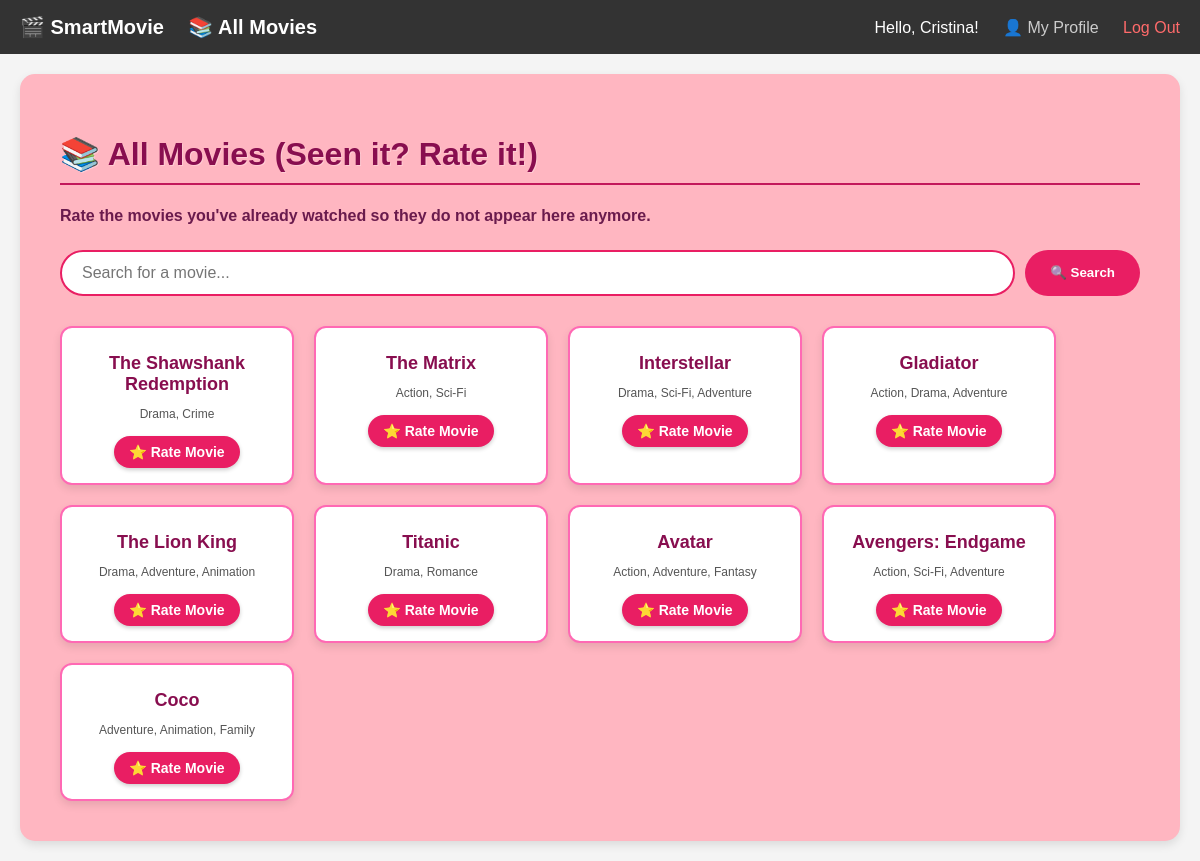
Page /all-movies/ (signed in) on the committed database.
### helloapp/models.py (models this page shows, shortened)
class Movie(models.Model):
    name = models.CharField(max_length=200)
    releaseDate = models.DateField()
    genres = models.ManyToManyField(Genre)
    duration_minutes = models.IntegerField(default=0)
    director = models.CharField(max_length=200)
    studio = models.CharField(max_length=200)

class Genre(models.Model):
    name = models.CharField(max_length=200)

### helloapp/views.py (the view)
# urls.py: path('all-movies/', views.movie_library, name='movie_library'),
@login_required
def movie_library(request):
    all_movies = Movie.objects.exclude(review__user=request.user)
    query = request.GET.get('search')
    if query:
        all_movies = all_movies.filter(name__icontains=query)
    engine = RecommendationEngine()
    profile = request.user.profile
    safe_movies = []
    for movie in all_movies:
        errors = engine.check_movie(request.user, movie, profile)
        if not errors:
            safe_movies.append(movie)
    return render(request, "mainpage/movie_library.html", {
        'movies': safe_movies,
        'search_query': query
    })

### helloapp/patterns.py (called while the page is built)
    def visit(self, user, movie, profile):
        today = date.today()
        age = today.year - profile.birthdate.year - (
                    (today.month, today.day) < (profile.birthdate.month, profile.birthdate.day))
        genres = [g.name for g in movie.genres.all()]
        is_horror = "Horror" in genres or "Thriller" in genres
        if is_horror and age < 18:
            return f"Blocked: Age Safety Violation! (User is {age}, needs 18 for Horror)"
        return "Safe"

    def visit(self, user, movie, profile):
        already_watched = Review.objects.filter(user=user, movie=movie).exists()
        if already_watched:
            return f"Blocked: Watched Movie Violation! (You have already seen '{movie.name}')"
        return "Safe"

    def check_movie(self, user, movie, profile):
        errors = []
        for visitor in self.visitors:
            result = visitor.visit(user, movie, profile)
            if "Blocked" in result:
                errors.append(result)
        return errors

### helloapp/templates/mainpage/movie_library.html (shortened to what this page needs)
{% extends 'mainpage/base.html' %}
{% block content %}
<div style="background-color: #FFB6C1; padding: 40px; border-radius: 15px; box-shadow: 0 4px 10px rgba(0,0,0,0.1); max-width: 1200px; margin: 0 auto;">
    <h1 style="color: #880e4f; border-bottom: 2px solid #c2185b; padding-bottom: 10px; text-shadow: 1px 1px 0px rgba(255,255,255,0.3);">
        📚 All Movies (Seen it? Rate it!)
    </h1>
    <p style="color: #6a1b4d; font-weight: bold;">Rate the movies you've already watched so they do not appear here anymore.</p>
    <form method="GET" action="{% url 'movie_library' %}" style="margin: 25px 0; display: flex; gap: 10px;">
        <input type="text" name="search" placeholder="Search for a movie..." value="{{ search_query|default:'' }}"
               style="flex: 1; padding: 12px 20px; border-radius: 50px; border: 2px solid #e91e63; outline: none; font-size: 16px;">
        <button type="submit" style="background-color: #e91e63; color: white; border: none; padding: 10px 25px; border-radius: 50px; cursor: pointer; font-weight: bold;">🔍 Search</button>
    </form>
    <div style="display: flex; flex-wrap: wrap; gap: 20px; margin-top: 30px;">
        {% for movie in movies %}
        <div style="background: white; width: 200px; padding: 15px; border-radius: 12px; box-shadow: 0 4px 8px rgba(0,0,0,0.1); text-align: center; border: 2px solid #ff69b4;">
            <a href="{% url 'movie_detail' movie.id %}" style="text-decoration: none;">
                <h3 style="margin: 10px 0; color: #880e4f; font-size: 18px; hover: underline;">{{ movie.name }}</h3>
            </a>
            <p style="color: #555; font-size: 12px; margin-bottom: 15px;">
                {% for genre in movie.genres.all %}
                    {{ genre.name }}{% if not forloop.last %}, {% endif %}
                {% endfor %}
            </p>
            <a href="{% url 'add_review' movie.id %}"
               style="display: inline-block; background-color: #e91e63; color: white; padding: 8px 15px; text-decoration: none; border-radius: 50px; font-weight: bold; font-size: 14px; box-shadow: 0 2px 4px rgba(0,0,0,0.2);">
               ⭐ Rate Movie
            </a>
        </div>
        {% empty %}
        <p style="color: #880e4f; font-weight: bold;">No movies found matching your search.</p>
        {% endfor %}
    </div>
</div>
{% endblock %}

### helloapp/templates/mainpage/base.html (shortened to what this page needs)
<!DOCTYPE html>
<html lang="en">
<head>
</head>
<body>
    <div class="navbar">
    <div class="nav-left">
        <a href="{% url 'main' %}">🎬 SmartMovie</a>
        <a href="{% url 'movie_library' %}" style="margin-left: 20px; text-decoration: none; color: white;">
            📚 All Movies
        </a>
    </div>
    <div class="nav-right">
        <span>Hello, {{ user.username }}!</span>
        <a href="{% url 'user_profile' %}">👤 My Profile</a>
        <a href="{% url 'logout' %}" style="color: #ff6b6b;">Log Out</a>
    </div>
</div>
    <div class="content">
        {% block content %}
        {% endblock %}
    </div>
</body>
</html>

### helloapp/templates/mainpage/base.html (style rules this page uses)
body { margin: 0; font-family: sans-serif; background-color: #f4f4f4; }
.navbar { background-color: #333; overflow: hidden; padding: 15px 20px; display: flex; justify-content: space-between; align-items: center; color: white; }
.nav-left a { color: white; text-decoration: none; font-size: 20px; font-weight: bold; }
.nav-right a { color: #ccc; text-decoration: none; margin-left: 20px; font-size: 16px; }
.content { padding: 20px; }

### rows in the picture
Movie: name "The Shawshank Redemption"
Genre: name "Drama"
Genre: name "Crime"
Movie: name "The Matrix"
Genre: name "Action"
Genre: name "Sci-Fi"
Movie: name "Interstellar"
Genre: name "Adventure"
Movie: name "Gladiator"
Movie: name "The Lion King"
Genre: name "Animation"
Movie: name "Titanic"
Genre: name "Romance"
Movie: name "Avatar"
Genre: name "Fantasy"
Movie: name "Avengers: Endgame"
Movie: name "Coco"
Genre: name "Family"

### other values in the picture
{{ user.username }} "Cristina"
